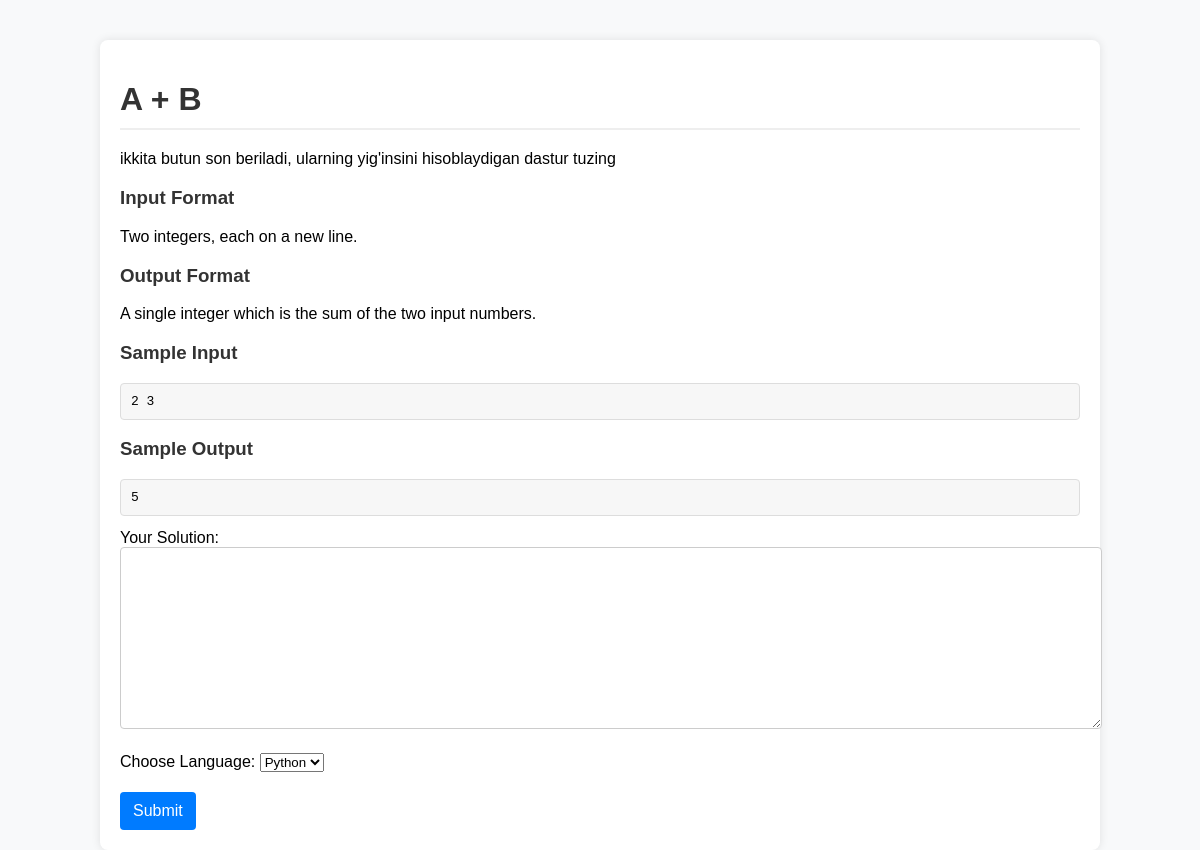
The page /submit/1/ on the database its author committed.
### problems/models.py (models this page shows, shortened)
class Problem(models.Model):
    title = models.CharField(max_length=255)
    description = models.TextField()
    input_format = models.TextField()
    output_format = models.TextField()
    sample_input = models.TextField()
    sample_output = models.TextField()
    constraints = models.TextField()

### submissions/views.py (the view, shortened to what this page needs)
# urls.py: path('submit/<int:problem_id>/', submit_code, name='submit_code'),
@csrf_exempt
def submit_code(request, problem_id):
    problem = get_object_or_404(Problem, pk=problem_id)
    return render(request, 'submissions/submit_code.html', {'problem': problem})

### templates/submissions/submit_code.html (shortened to what this page needs)
{% load static %}
<!DOCTYPE html>
<html lang="en">
<head>
    <link rel="stylesheet" href="{% static 'css/styles.css' %}">
</head>
<body>
    <div class="container">
        <h1>{{ problem.title }}</h1>
        <p>{{ problem.description }}</p>
        <h3>Input Format</h3>
        <p>{{ problem.input_format }}</p>
        <h3>Output Format</h3>
        <p>{{ problem.output_format }}</p>
        <h3>Sample Input</h3>
        <pre>{{ problem.sample_input }}</pre>
        <h3>Sample Output</h3>
        <pre>{{ problem.sample_output }}</pre>
        <form method="post">
            <div class="form-group">
                <label for="code">Your Solution:</label>
                <textarea id="code" name="code" rows="10" class="form-control"></textarea>
            </div>
            <div class="form-group">
                <label for="language">Choose Language:</label>
                <select id="language" name="language" class="form-control">
                    <option value="python">Python</option>
                </select>
            </div>
            <button type="submit" class="btn btn-primary">Submit</button>
        </form>
    </div>
</body>
</html>

### static/css/styles.css (style rules this page uses)
body { font-family: Arial, sans-serif; background-color: #f8f9fa; margin: 0; padding: 0; }
.container { width: 80%; margin: 0 auto; padding: 20px; background-color: #ffffff; box-shadow: 0 0 10px rgba(0, 0, 0, 0.1); margin-top: 40px; border-radius: 8px; }
h1, h2, h3 { color: #333; }
h1 { border-bottom: 2px solid #eee; padding-bottom: 10px; margin-bottom: 20px; }
.form-group { margin-bottom: 20px; }
textarea { width: 100%; padding: 10px; border: 1px solid #ccc; border-radius: 4px; font-size: 14px; font-family: monospace; }
button { background-color: #007bff; color: white; padding: 10px 20px; border: none; border-radius: 4px; cursor: pointer; font-size: 16px; }
pre { background-color: #f7f7f7; padding: 10px; border: 1px solid #ddd; border-radius: 4px; overflow: auto; }
.btn { display: inline-block; font-weight: 400; text-align: center; white-space: nowrap; vertical-align: middle; user-select: none; border: 1px solid transparent; padding: 0.375rem 0.75rem; font-size: 1rem; line-height: 1.5; border-radius: 0.25rem; transition: color 0.15s ease-in-out, background-color 0.15s ease-in-out, border-color 0.15s ease-in-out, box-shadow 0.15s ease-in-out; }

### rows shown on the page
Problem: title "A + B", description "ikkita butun son beriladi, ularning yig'insini hisoblaydigan dastur tuzing", input_format "Two integers, each on a new line.", output_format "A single integer which is the sum of the two input numbers.", sample_input "2 3", sample_output "5"
